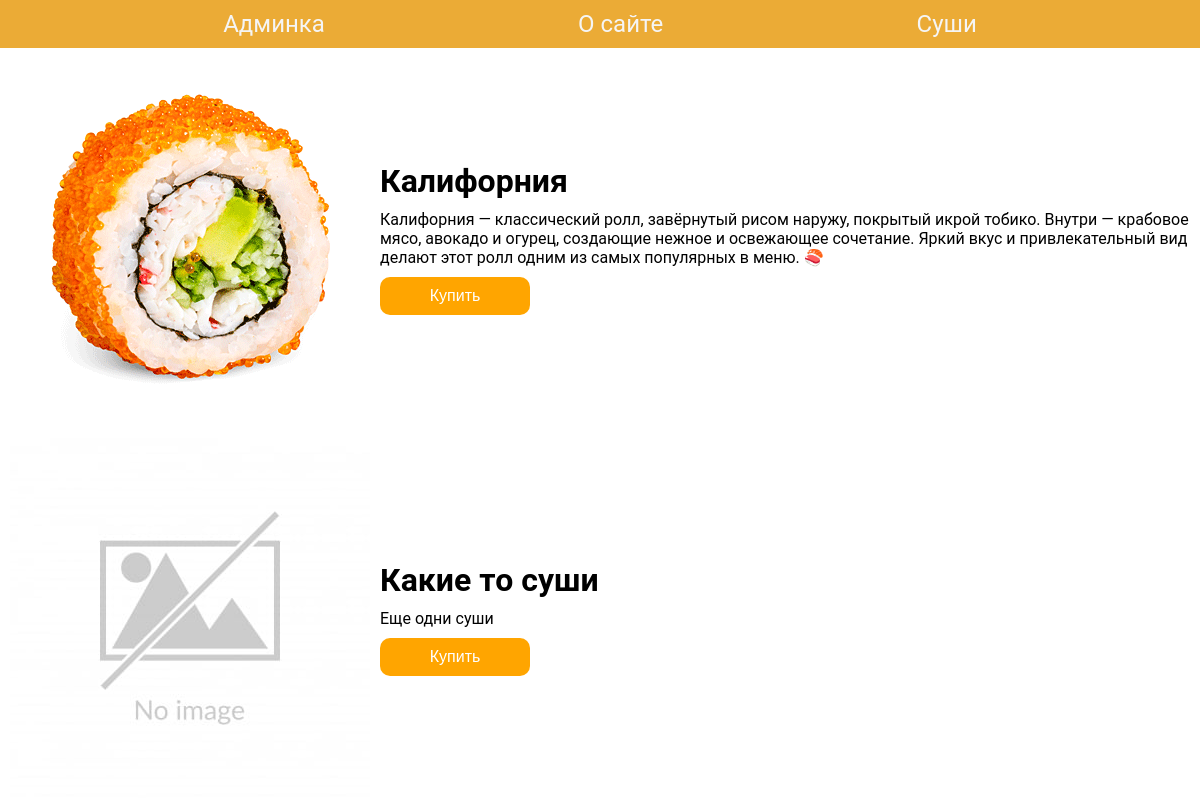
Before: /sushi/ with the older database file.
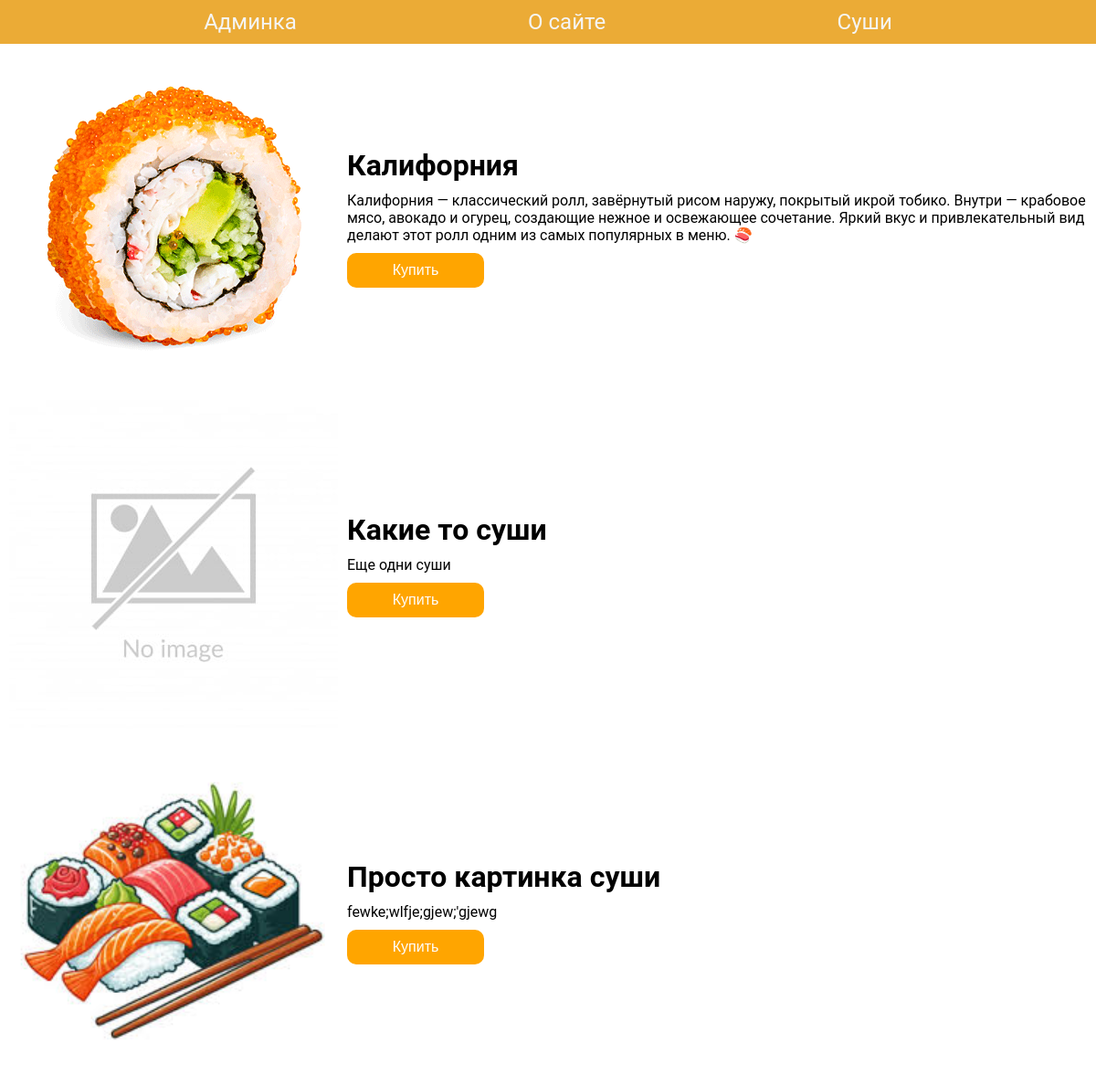
After: the same page with the newer database file.
### sushi_shop/models.py (models this page shows)
class ProductsModel(models.Model):
    title = models.CharField("Название", max_length=50)
    description = models.TextField("Описание", max_length=500)
    photo = models.ImageField("Фото", upload_to="media/%Y/%m/%d", null=True, blank=True)

### sushi_shop/views.py (the view)
# urls.py: path("sushi/", render_shop),
def render_shop(request):
    products = ProductsModel.objects.all()
    return render(request, "shop.html", {"products": products})

### sushi_shop/templates/shop.html (shortened to what this page needs)
{% extends "base.html" %}
{% load static %}
{% block content %}
    {% if products %}
        {% for product in products %}
            <div class="card">
                {% if product.photo %}
                    <img src="{{ product.photo.url }}" alt="">
                {% else %}
                    <img src="{% static 'sushi_shop/img/no_image.jpg' %}" alt="">
                {% endif %}
                <div class="text-block">
                    <div class="title">
                        <h1>{{ product.title }}</h1>
                    </div>
                    <div class="description">
                        {{ product.description }}
                    </div>
                    <div class="btn-wrapper">
                        <button type="button" class="buy-btn">Купить</button>
                    </div>
                </div>
            </div>
        {% endfor %}
    {% else %}
        <div class="no-products">
            <h1>Пока нету продуктов</h1>
        </div>
    {% endif %}
{% endblock %}

### sushi_shop/templates/base.html (shortened to what this page needs)
{% load static %}
<!DOCTYPE html>
<html lang="en">
<head>
    <link rel="stylesheet" href="{% static 'sushi_shop/css/style.css' %}">
    <link rel="stylesheet" href="{% static 'sushi_shop/css/about.css' %}">
</head>
<body>
    <header>
        <div class="section admin-block">
            <a href="/admin">Админка</a>
        </div>
        <div class="section about">
            <a href="/">О сайте</a>
        </div>
        <div class="section sushi">
            <a href="/sushi">Суши</a>
        </div>
    </header>
    <main>
        {% block content %}{% endblock %}
    </main>
</body>
</html>

### static/sushi_shop/css/style.css (style rules this page uses)
html, body { margin: 0; font-family: "Roboto", sans-serif; }

Changed rows visible on the page:
added ProductsModel: photo (picture), title "Просто картинка суши", description "fewke;wlfje;gjew;'gjewg"
